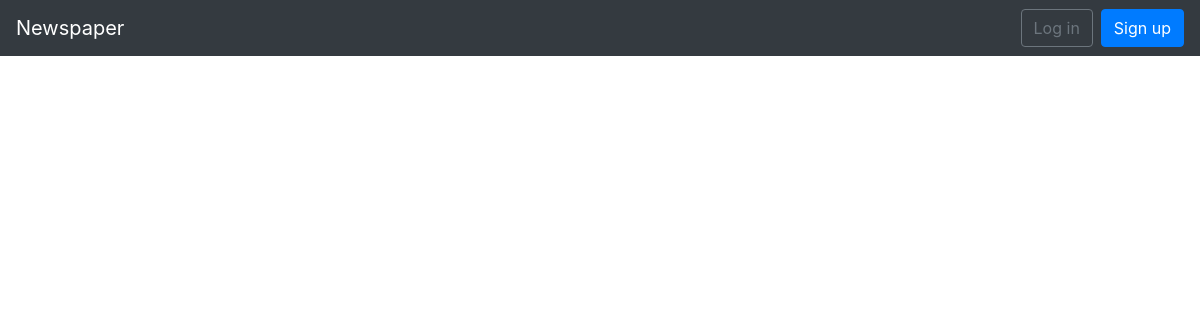
The page /articles/ on the database as committed earlier.
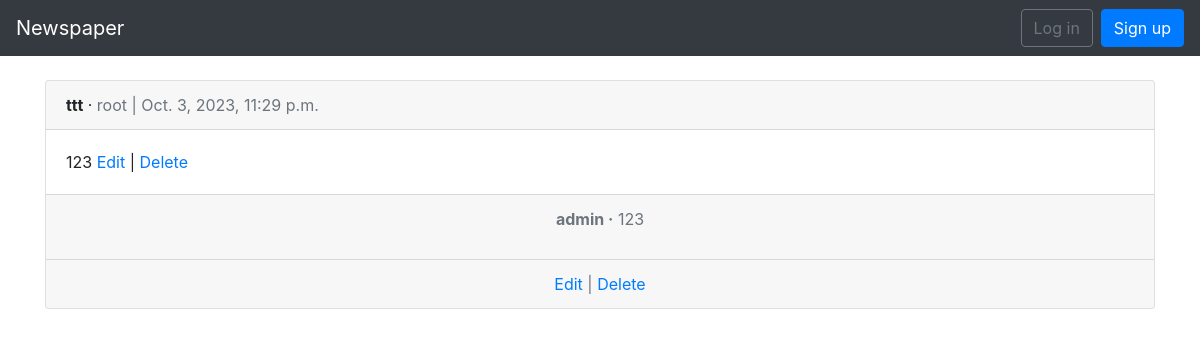
The same page on the database as committed later.
### articles/models.py (models this page shows, shortened)
class Article(models.Model):
    title = models.CharField(max_length=255)
    body = models.TextField()
    date = models.DateTimeField(auto_now_add=True)
    author = models.ForeignKey(settings.AUTH_USER_MODEL, on_delete=models.CASCADE)

class Comments(models.Model):
    article = models.ForeignKey(Article, on_delete=models.CASCADE, related_name='comments')
    comment = models.CharField(max_length=140)
    author = models.ForeignKey(settings.AUTH_USER_MODEL, on_delete=models.CASCADE)
    def __str__(self):
        return self.comment

### users/models.py (models this page shows)
class CustomUser(AbstractUser):
    age = models.PositiveIntegerField(default=0)

### articles/views.py (the view)
# urls.py: path('', views.ArticleListView.as_view(), name='article_list'),
class ArticleListView(ListView):
    model = models.Article
    template_name = 'article_list.html'

### templates/article_list.html (shortened to what this page needs)
{% extends 'base.html' %}
{% block content %}
{% for article in object_list %}
<div class="card">
    <div class="card-header">
        <span class="font-weight-bold">{{ article.title }}</span> &middot;
        <span class="text-muted">{{ article.author }} | {{ article.date}}</span>
    </div>
    <div class="card-body">
        {{ article.body }}
        <a href="{% url 'article_edit' article.pk %}">Edit</a> |
        <a href="{% url 'article_delete' article.pk %}">Delete</a>
    </div>
    <div class="card-footer text-center text-muted">
        {% for comment in article.comments.all %}
        <p>
            <span class="font-weight-bold">{{ comment.author }} &middot;</span>
            {{ comment }}
        </p>
        {% endfor %}
    </div>
<div class="card-footer text-center text-muted">
    <a href="{% url 'article_edit' article.pk %}">Edit</a> | <a href="{% url 'article_delete' article.pk %}">Delete</a>
</div>
</div>
{% endfor %}
{% endblock content%}

### templates/base.html (shortened to what this page needs)
<!DOCTYPE html>
<html>
    <head>
        <link rel="stylesheet" href="https://maxcdn.bootstrapcdn.com/bootstrap/4.0.0/css/bootstrap.min.css"
/>
    </head>
    <body>
        <nav class="navbar navbar-expand-md navbar-dark bg-dark mb-4">
            <a class="navbar-brand" href="{% url 'home' %}">Newspaper</a>
            <div class="collapse navbar-collapse" id="navbarCollapse">
                {% if user.is_authenticated %}
                    <ul class="navbar-nav mr-auto">
                        <li class="nav-item"><a href="{% url 'article_new' %}">+ New</a></li>
                    </ul>
                    <ul class="navbar-nav ml-auto">
                        <li class="nav-item">
                            <a class="nav-link dropdown-toggle" href="#" id="userMenu" data-toggle="dropdown" aria-haspopup="true" aria-expanded="false">
                                {{ user.username }}
                            </a>
                            <div class="dropdown-menu dropdown-menu-right" aria-labelledby="userMenu">
                                <a class="dropdown-item" href="{% url 'password_change' %}">Change password</a>
                            <div class="dropdown-divider"></div>
                                <a class="dropdown-item" href="{% url 'logout' %}">Log out</a>
                            </div>
                        </li>
                    </ul>
                {% else %}
                    <form class="form-inline ml-auto">
                        <a href="{% url 'login' %}" class="btn btn-outline-secondary">Log in</a>
                        <a href="{% url 'signup' %}" class="btn btn-primary ml-2">Sign up</a>
                    </form>
                {% endif %}
            </div>
        </nav>
        <div class="container">
            {% block content %}
            {% endblock %}
        </div>
    </body>
</html>

Rows that differ between the two databases and show on the page:
added Article: title "ttt", author "root", date "Oct. 3, 2023, 11:29 p.m.", body "123"
added Comments: author "admin", comment "123"
